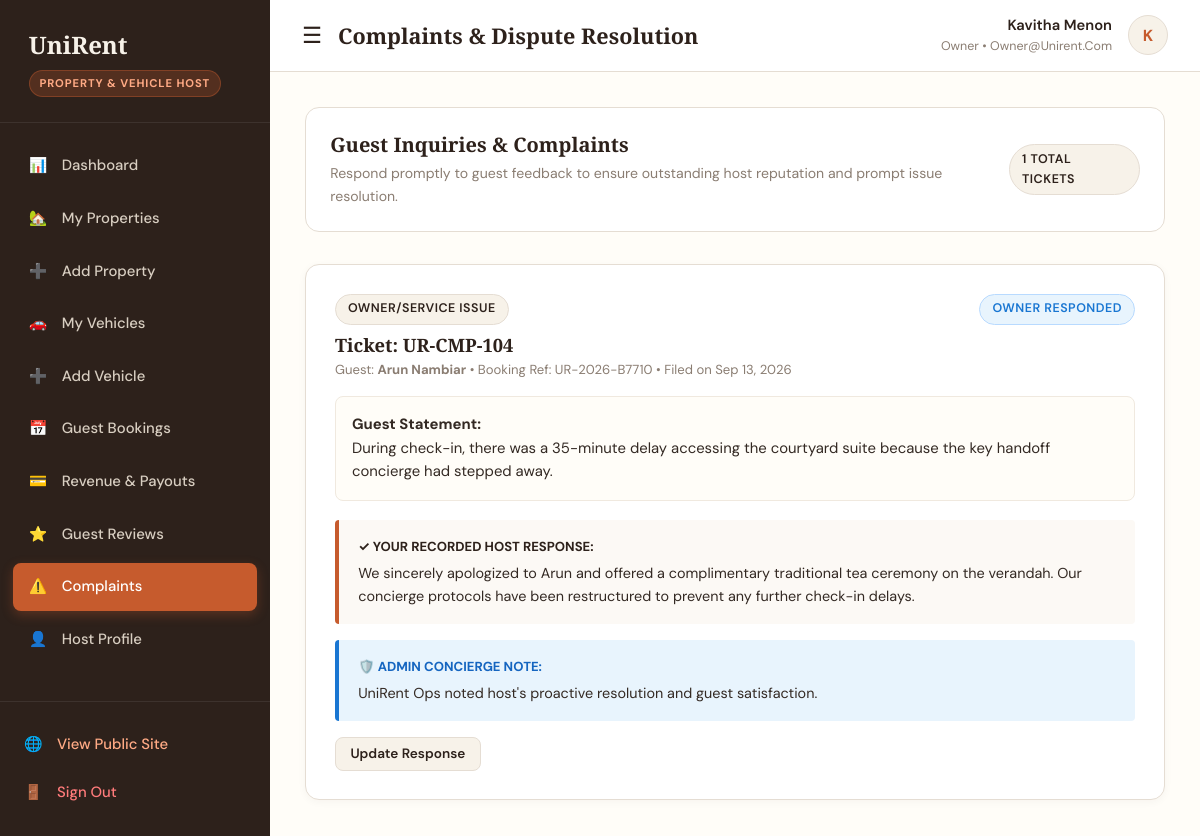
Page /owner/complaints (signed in) on the committed database.
### app/models.py (models this page shows, shortened)
class User(db.Model):
    __tablename__ = 'users'
    user_id = db.Column(db.Integer, primary_key=True, autoincrement=True)
    full_name = db.Column(db.String(120), nullable=False)
    email = db.Column(db.String(150), unique=True, nullable=False, index=True)
    phone = db.Column(db.String(20), nullable=False)
    password_hash = db.Column(db.String(255), nullable=False)
    role = db.Column(db.String(20), nullable=False, default='traveler')  # traveler, owner, admin
    status = db.Column(db.String(20), nullable=False, default='active')  # active, suspended
    profile_image = db.Column(db.String(255), nullable=True)
    created_at = db.Column(db.DateTime, default=datetime.utcnow)
    updated_at = db.Column(db.DateTime, default=datetime.utcnow, onupdate=datetime.utcnow)
    owner_profile = db.relationship('Owner', backref='user', uselist=False, cascade='all, delete-orphan')
    admin_profile = db.relationship('Admin', backref='user', uselist=False, cascade='all, delete-orphan')
    bookings = db.relationship('Booking', backref='user', lazy='dynamic', cascade='all, delete-orphan')
    reviews = db.relationship('Review', backref='user', lazy='dynamic', cascade='all, delete-orphan')
    complaints = db.relationship('Complaint', backref='user', lazy='dynamic', cascade='all, delete-orphan')

class Complaint(db.Model):
    __tablename__ = 'complaints'
    complaint_id = db.Column(db.Integer, primary_key=True, autoincrement=True)
    complaint_reference = db.Column(db.String(50), unique=True, nullable=False)
    booking_id = db.Column(db.Integer, db.ForeignKey('bookings.booking_id', ondelete='CASCADE'), nullable=False)
    user_id = db.Column(db.Integer, db.ForeignKey('users.user_id', ondelete='CASCADE'), nullable=False)
    owner_id = db.Column(db.Integer, db.ForeignKey('owners.owner_id', ondelete='CASCADE'), nullable=False)
    category = db.Column(db.String(60), nullable=False)
    description = db.Column(db.Text, nullable=False)
    evidence_image = db.Column(db.String(255), nullable=True)
    status = db.Column(db.String(20), nullable=False, default='open')
    owner_response = db.Column(db.Text, nullable=True)
    admin_response = db.Column(db.Text, nullable=True)
    created_at = db.Column(db.DateTime, default=datetime.utcnow)
    resolved_at = db.Column(db.DateTime, nullable=True)

class Booking(db.Model):
    __tablename__ = 'bookings'
    booking_id = db.Column(db.Integer, primary_key=True, autoincrement=True)
    booking_reference = db.Column(db.String(50), unique=True, nullable=False, index=True)
    user_id = db.Column(db.Integer, db.ForeignKey('users.user_id', ondelete='CASCADE'), nullable=False)
    owner_id = db.Column(db.Integer, db.ForeignKey('owners.owner_id', ondelete='CASCADE'), nullable=False)
    listing_type = db.Column(db.String(20), nullable=False)  # property, vehicle
    property_id = db.Column(db.Integer, db.ForeignKey('properties.property_id', ondelete='SET NULL'), nullable=True)
    vehicle_id = db.Column(db.Integer, db.ForeignKey('vehicles.vehicle_id', ondelete='SET NULL'), nullable=True)
    start_date = db.Column(db.Date, nullable=False)
    end_date = db.Column(db.Date, nullable=False)
    total_days = db.Column(db.Integer, nullable=False, default=1)
    daily_rate = db.Column(db.Float, nullable=False)
    service_fee = db.Column(db.Float, nullable=False, default=0.0)
    tax_amount = db.Column(db.Float, nullable=False, default=0.0)
    total_amount = db.Column(db.Float, nullable=False)
    booking_status = db.Column(db.String(20), nullable=False, default='confirmed')  # pending, confirmed, active, completed, cancelled
    special_requests = db.Column(db.Text, nullable=True)
    created_at = db.Column(db.DateTime, default=datetime.utcnow)
    payment = db.relationship('Payment', backref='booking', uselist=False, cascade='all, delete-orphan')
    review = db.relationship('Review', backref='booking', uselist=False, cascade='all, delete-orphan')
    complaints = db.relationship('Complaint', backref='booking', lazy='dynamic', cascade='all, delete-orphan')

### app/routes/owner.py (the view, shortened to what this page needs)
@owner_bp.route('/complaints', methods=['GET', 'POST'])
@login_required('owner')
def complaints():
    owner = get_current_owner()
    complaints_list = Complaint.query.filter_by(owner_id=owner.owner_id).order_by(Complaint.created_at.desc()).all()
    return render_template('owner/complaints.html', complaints=complaints_list, owner=owner)

### app/routes/owner.py (called while the page is built)
def get_current_owner():
    user_id = session.get('user_id')
    owner = Owner.query.filter_by(user_id=user_id).first()
    if not owner:
        user = db.session.get(User, user_id)
        if user and user.role == 'owner':
            owner = Owner(user_id=user_id, business_name=f"{user.full_name}'s Heritage Rentals", district='Ernakulam')
            db.session.add(owner)
            db.session.commit()
    return owner

### templates/owner/complaints.html (shortened to what this page needs)
{% extends "dashboard_base.html" %}
{% block page_title %}Complaints & Dispute Resolution{% endblock %}
{% block dashboard_content %}
<div style="background: var(--ur-white); border: 1px solid var(--ur-border); border-radius: var(--radius-md); padding: 1.5rem; margin-bottom: 2rem; display: flex; justify-content: space-between; align-items: center;">
  <div>
    <h3 style="font-size: 1.25rem; margin: 0 0 0.3rem;">Guest Inquiries & Complaints</h3>
    <p style="color: var(--ur-muted); font-size: 0.88rem; margin: 0;">Respond promptly to guest feedback to ensure outstanding host reputation and prompt issue resolution.</p>
  </div>
  <div>
    <span class="badge badge-pickup">{{ complaints|length }} Total Tickets</span>
  </div>
</div>
{% if complaints %}
  <div style="display: flex; flex-direction: column; gap: 1.5rem;">
    {% for c in complaints %}
      <div style="background: var(--ur-white); border: 1px solid var(--ur-border); border-radius: var(--radius-md); padding: 1.8rem; box-shadow: var(--shadow-sm);">
        <div style="display: flex; justify-content: space-between; align-items: flex-start; margin-bottom: 1rem;">
          <div>
            <span class="badge badge-pickup" style="margin-bottom: 0.3rem;">{{ c.category }}</span>
            <h4 style="font-size: 1.15rem; margin: 0.2rem 0;">Ticket: {{ c.complaint_reference }}</h4>
            <div style="font-size: 0.82rem; color: var(--ur-muted);">
              Guest: <strong>{{ c.user.full_name }}</strong> • Booking Ref: {{ c.booking.booking_reference }} • Filed on {{ c.created_at.strftime('%b %d, %Y') }}
            </div>
          </div>
          <div>
            <span class="badge {% if c.status == 'resolved' %}badge-approved{% elif c.status == 'owner_responded' %}badge-active{% else %}badge-pending{% endif %}">
              {{ c.status|replace('_', ' ')|capitalize }}
            </span>
          </div>
        </div>
        <div style="background: var(--ur-light-ivory); border: 1px solid var(--ur-border-light); padding: 1rem; border-radius: var(--radius-sm); margin-bottom: 1.2rem; font-size: 0.93rem;">
          <strong>Guest Statement:</strong><br>
          {{ c.description }}
        </div>
        {% if c.owner_response %}
          <div style="background: #fcf9f5; border-left: 4px solid var(--ur-burnt-orange); padding: 1rem 1.2rem; border-radius: 4px; font-size: 0.9rem; margin-bottom: 1rem;">
            <div style="font-weight: 700; color: var(--ur-brown); font-size: 0.82rem; text-transform: uppercase; margin-bottom: 0.3rem;">
              ✓ Your Recorded Host Response:
            </div>
            <div>{{ c.owner_response }}</div>
          </div>
        {% endif %}
        {% if c.admin_response %}
          <div style="background: #e8f4fd; border-left: 4px solid #1976d2; padding: 1rem 1.2rem; border-radius: 4px; font-size: 0.9rem; margin-bottom: 1rem;">
            <div style="font-weight: 700; color: #1565c0; font-size: 0.82rem; text-transform: uppercase; margin-bottom: 0.3rem;">
              🛡️ Admin Concierge Note:
            </div>
            <div>{{ c.admin_response }}</div>
          </div>
        {% endif %}
        <div>
          <button type="button" class="btn btn-secondary btn-sm" onclick="openComplaintResponseModal({{ c.complaint_id }}, '{{ c.complaint_reference }}', '{{ c.category }}')">
            {% if c.owner_response %}Update Response{% else %}Provide Host Response{% endif %}
          </button>
        </div>
      </div>
    {% endfor %}
  </div>
{% endif %}
{% endblock %}

### templates/dashboard_base.html (shortened to what this page needs)
<!DOCTYPE html>
<html lang="en">
<head>
  <link rel="stylesheet" href="https://unpkg.com/leaflet@1.9.4/dist/leaflet.css"/>
  <link rel="stylesheet" href="{{ url_for('static', filename='css/style.css') }}">
</head>
<body>
<div class="dashboard-container">
  <aside class="dashboard-sidebar">
    <div class="sidebar-header">
      <a href="{{ url_for('main.index') }}" class="sidebar-brand">
        UniRent
      </a>
      <div>
        <span class="sidebar-role-badge">
          {% if current_user and current_user.role == 'admin' %}Administrator Portal
          {% elif current_user and current_user.role == 'owner' %}Property & Vehicle Host
          {% elif current_user and current_user.role == 'traveler' %}Traveler Account
          {% else %}Traveler Account{% endif %}
        </span>
      </div>
    </div>
    <ul class="sidebar-menu">
      {% if current_user and current_user.role == 'admin' %}
        <li class="sidebar-item">
          <a href="{{ url_for('admin.dashboard') }}" class="sidebar-link {% if request.endpoint == 'admin.dashboard' %}active{% endif %}">
            <span>📊</span> <span>Overview</span>
          </a>
        </li>
        <li class="sidebar-item">
          <a href="{{ url_for('admin.approvals') }}" class="sidebar-link {% if request.endpoint == 'admin.approvals' %}active{% endif %}">
            <span>🛡️</span> <span>Listing Approvals</span>
          </a>
        </li>
        <li class="sidebar-item">
          <a href="{{ url_for('admin.travelers') }}" class="sidebar-link {% if request.endpoint == 'admin.travelers' %}active{% endif %}">
            <span>👥</span> <span>Travelers</span>
          </a>
        </li>
        <li class="sidebar-item">
          <a href="{{ url_for('admin.owners') }}" class="sidebar-link {% if request.endpoint == 'admin.owners' %}active{% endif %}">
            <span>🏨</span> <span>Owners</span>
          </a>
        </li>
        <li class="sidebar-item">
          <a href="{{ url_for('admin.properties') }}" class="sidebar-link {% if request.endpoint == 'admin.properties' %}active{% endif %}">
            <span>🏡</span> <span>All Properties</span>
          </a>
        </li>
        <li class="sidebar-item">
          <a href="{{ url_for('admin.vehicles') }}" class="sidebar-link {% if request.endpoint == 'admin.vehicles' %}active{% endif %}">
            <span>🚗</span> <span>All Vehicles</span>
          </a>
        </li>
        <li class="sidebar-item">
          <a href="{{ url_for('admin.bookings') }}" class="sidebar-link {% if request.endpoint == 'admin.bookings' %}active{% endif %}">
            <span>📅</span> <span>Bookings</span>
          </a>
        </li>
        <li class="sidebar-item">
          <a href="{{ url_for('admin.payments') }}" class="sidebar-link {% if request.endpoint == 'admin.payments' %}active{% endif %}">
            <span>💳</span> <span>Payments</span>
          </a>
        </li>
        <li class="sidebar-item">
          <a href="{{ url_for('admin.complaints') }}" class="sidebar-link {% if request.endpoint == 'admin.complaints' %}active{% endif %}">
            <span>⚖️</span> <span>Complaints</span>
          </a>
        </li>
        <li class="sidebar-item">
          <a href="{{ url_for('admin.reports') }}" class="sidebar-link {% if request.endpoint == 'admin.reports' %}active{% endif %}">
            <span>📈</span> <span>Reports & Analytics</span>
          </a>
        </li>
      {% elif current_user and current_user.role == 'owner' %}
        <li class="sidebar-item">
          <a href="{{ url_for('owner.dashboard') }}" class="sidebar-link {% if request.endpoint == 'owner.dashboard' %}active{% endif %}">
            <span>📊</span> <span>Dashboard</span>
          </a>
        </li>
        <li class="sidebar-item">
          <a href="{{ url_for('owner.properties') }}" class="sidebar-link {% if request.endpoint == 'owner.properties' %}active{% endif %}">
            <span>🏡</span> <span>My Properties</span>
          </a>
        </li>
        <li class="sidebar-item">
          <a href="{{ url_for('owner.add_property') }}" class="sidebar-link {% if request.endpoint == 'owner.add_property' %}active{% endif %}">
            <span>➕</span> <span>Add Property</span>
          </a>
        </li>
        <li class="sidebar-item">
          <a href="{{ url_for('owner.vehicles') }}" class="sidebar-link {% if request.endpoint == 'owner.vehicles' %}active{% endif %}">
            <span>🚗</span> <span>My Vehicles</span>
          </a>
        </li>
        <li class="sidebar-item">
          <a href="{{ url_for('owner.add_vehicle') }}" class="sidebar-link {% if request.endpoint == 'owner.add_vehicle' %}active{% endif %}">
            <span>➕</span> <span>Add Vehicle</span>
          </a>
        </li>
        <li class="sidebar-item">
          <a href="{{ url_for('owner.bookings') }}" class="sidebar-link {% if request.endpoint == 'owner.bookings' %}active{% endif %}">
            <span>📅</span> <span>Guest Bookings</span>
          </a>
        </li>
        <li class="sidebar-item">
          <a href="{{ url_for('owner.payments') }}" class="sidebar-link {% if request.endpoint == 'owner.payments' %}active{% endif %}">
            <span>💳</span> <span>Revenue & Payouts</span>
          </a>
        </li>
        <li class="sidebar-item">
          <a href="{{ url_for('owner.reviews') }}" class="sidebar-link {% if request.endpoint == 'owner.reviews' %}active{% endif %}">
            <span>⭐</span> <span>Guest Reviews</span>
          </a>
        </li>
        <li class="sidebar-item">
          <a href="{{ url_for('owner.complaints') }}" class="sidebar-link {% if request.endpoint == 'owner.complaints' %}active{% endif %}">
            <span>⚠️</span> <span>Complaints</span>
          </a>
        </li>
        <li class="sidebar-item">
          <a href="{{ url_for('owner.profile') }}" class="sidebar-link {% if request.endpoint == 'owner.profile' %}active{% endif %}">
            <span>👤</span> <span>Host Profile</span>
          </a>
        </li>
      {% endif %}
    </ul>
    <div class="sidebar-footer">
      <a href="{{ url_for('main.index') }}" class="sidebar-link" style="padding-left:0; color:#ffaa85;">
        <span>🌐</span> <span>View Public Site</span>
      </a>
      <a href="{{ url_for('auth.logout') }}" class="sidebar-link" style="padding-left:0; color:#ff7b7b;">
        <span>🚪</span> <span>Sign Out</span>
      </a>
    </div>
  </aside>
  <div class="dashboard-main">
    <header class="dashboard-topbar">
      <div style="display:flex; align-items:center; gap:1rem;">
        <button id="dashboard_sidebar_toggle" style="background:none; border:none; font-size:1.4rem; cursor:pointer; color:var(--ur-brown); display:block;">
          ☰
        </button>
        <h3 style="font-size:1.35rem; margin:0;">{% block page_title %}Dashboard{% endblock %}</h3>
      </div>
      <div class="topbar-user">
        {% if current_user %}
        <div style="text-align:right;">
          <div style="font-weight:600; font-size:0.92rem; color:var(--ur-brown);">{{ current_user.full_name }}</div>
          <div style="font-size:0.78rem; color:var(--ur-muted); text-transform:capitalize;">{{ current_user.role }} • {{ current_user.email }}</div>
        </div>
        <div class="user-avatar-circle">
          {{ current_user.full_name[:1] if current_user.full_name else 'U' }}
        </div>
        {% endif %}
      </div>
    </header>
    <div class="dashboard-content">
      {% block dashboard_content %}
      {% endblock %}
    </div>
  </div>
</div>
</body>
</html>

### rows in the picture
User: full_name "Kavitha Menon", role "Owner", email "Owner@unirent.com", full_name "K"
Complaint: category "OWNER/SERVICE ISSUE", complaint_reference "UR-CMP-104", user.full_name "Arun Nambiar", booking.booking_reference "UR-2026-B7710", created_at "Sep 13, 2026", status "OWNER RESPONDED", description "During check-in, there was a 35-minute delay accessing the courtyard suite because the key handoff concierge had stepped away.", owner_response "We sincerely apologized to Arun and offered a complimentary traditional tea ceremony on the verandah. Our concierge protocols have been restructured to prevent any further check-in delays.", admin_response "UniRent Ops noted host's proactive resolution and guest satisfaction.", shows "Update Response"

### other values in the picture
{{ complaints|length }} "1"
